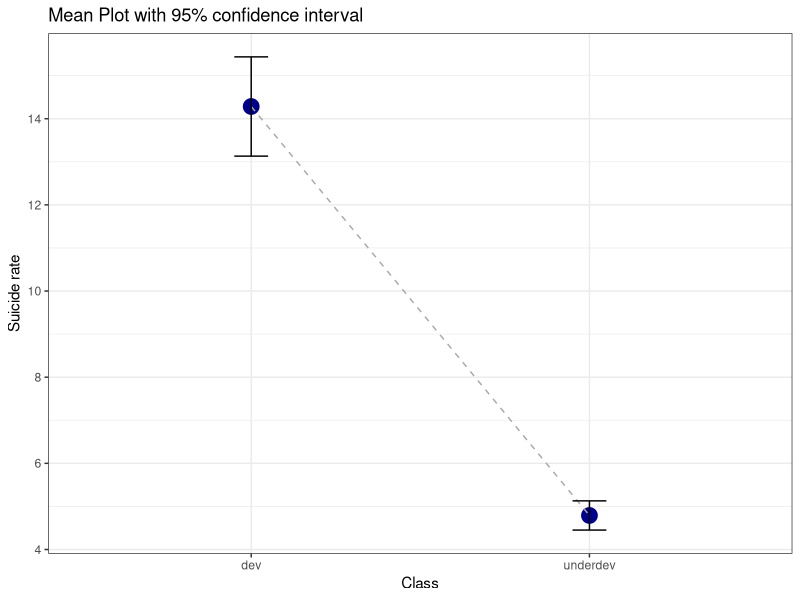

This figure's R source:
##t-test and ANOVA are used forcomparative analysis
#for 2 groups, use t-test, for more than 2, use ANOVA
library(tidyverse)
suicide_data <- read.csv('Suicide_Data_R1.csv')
#getting the unique countries
unique(suicide_data$Country)

##dividing the countries into developed and underdeveloped class
developed_class <- c('France', 'Germany', 'Japan', 'United Kingdom', 'United States')
underdeveloped_class <- c('Afghanistan', 'Angola', 'Bangladesh', 'Ethiopia', 'Sudan')

class <- c()

for (country in unique(suicide_data$Country)) {
  if (country %in% developed_class){
    class <- c(class, rep('dev', 10))
  } else {
    class <- c(class, rep('underdev', 10))
  }
}
class

##adding the new classification column to the data
suicide_data$classification <- class
View(suicide_data)


##testing assumptions of equal variance-there are diff test, this is the most common
##this should be done before the t-test
bartlett.test(suicide_data$Suicide.Rate..per.100k.Total.Pop. ~ suicide_data$classification)
##null hypothesis of the test: variances are equal
#Alternative hypothesis: variances are not equal

##p-value < 0.05: means that our variance is non-homogeneous

##Hence in the t-test, we set var.equal to false, which is the default



##T-test (Independent sample t-test)
#dependent variable is the numeric var we are comparing-the suicide rate, the independent var is the 
#classification we just did
class_test <- t.test(suicide_data$Suicide.Rate..per.100k.Total.Pop. ~ suicide_data$classification)
class_test

##using analysis of variance test
#fit<-aov(suicide_data$Suicide.Rate..per.100k.Total.Pop. ~ suicide_data$classification)
#summary(fit)


##result shows that the 2 groups are significantly different as our p<0.05
##seeing how they are different using plot
plotdata <- suicide_data %>% 
  group_by(classification) %>% 
  summarise(n=n(),
            mean=mean(Suicide.Rate..per.100k.Total.Pop.),
            sd = sd(Suicide.Rate..per.100k.Total.Pop.),
            ci = qt(0.975, df = n-1)* sd/sqrt(n)) ##confidence interval formula(its called margin of error)
plotdata

##plotting the mean vs classification
ggplot(plotdata,
       aes(x=classification, y=mean, group=1))+
  geom_point(size=5, color='darkblue') +
  geom_line(linetype='dashed', color='darkgrey')+
  geom_errorbar(aes(ymin = mean-ci,
                    ymax=mean+ci),
                width=0.1) +
  theme_bw()+
  labs(x='Class', y='Suicide rate',
       title = 'Mean Plot with 95% confidence interval')
